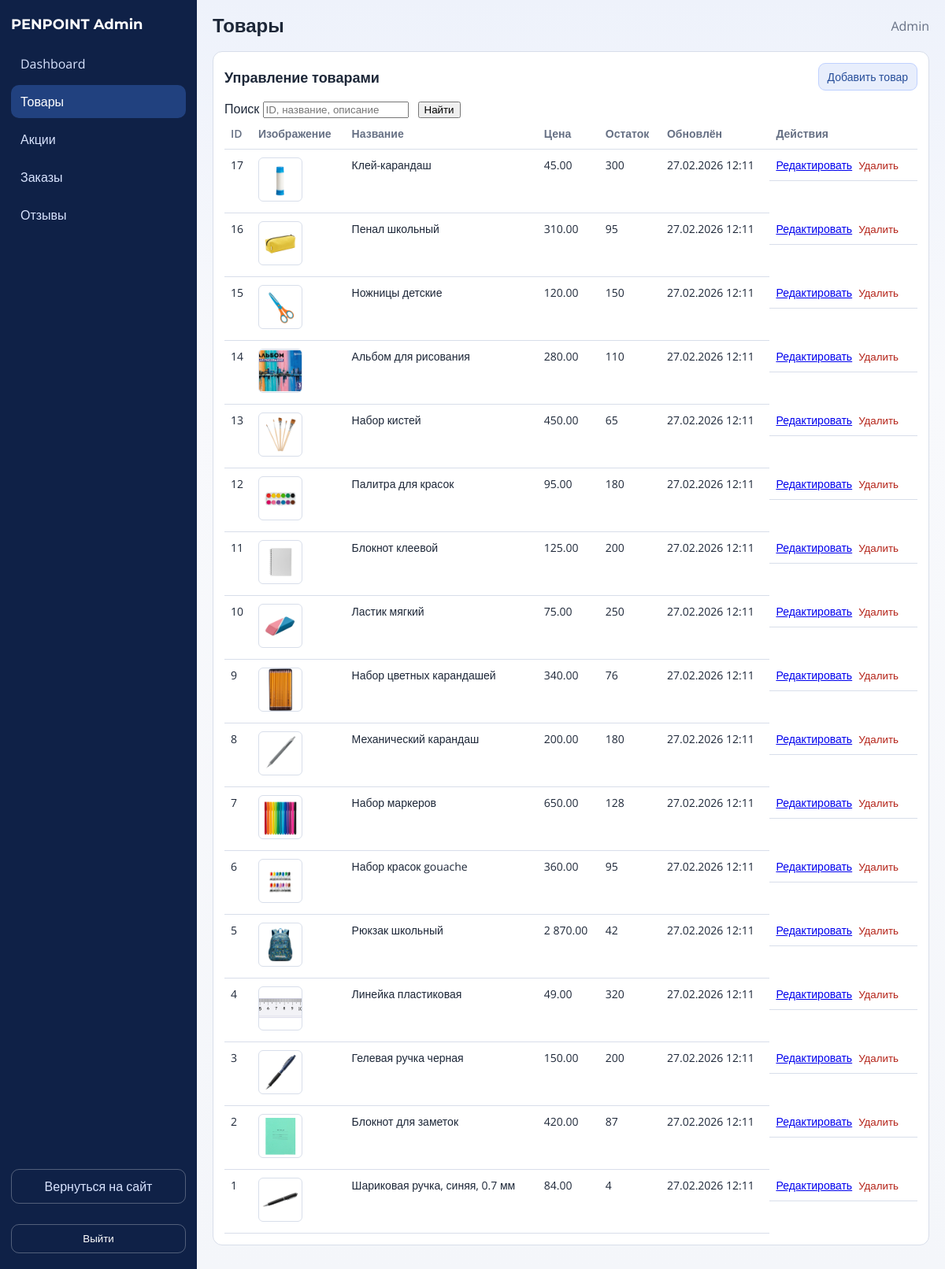
Screenshot of /admin/products.php (signed in) with the database file from the repository.
### tables this page shows
CREATE TABLE `users` (
  `id` int(10) UNSIGNED NOT NULL,
  `role_id` int(10) UNSIGNED NOT NULL,
  `name` varchar(100) NOT NULL,
  `email` varchar(150) NOT NULL,
  `password_hash` varchar(255) NOT NULL,
  `phone` varchar(20) DEFAULT NULL,
  `created_at` timestamp NULL DEFAULT CURRENT_TIMESTAMP
);

CREATE TABLE `products` (
  `id` int(10) UNSIGNED NOT NULL,
  `category_id` int(10) UNSIGNED NOT NULL,
  `name` varchar(200) NOT NULL,
  `description` text,
  `price` decimal(10,2) NOT NULL,
  `stock_quantity` int(10) UNSIGNED DEFAULT '0',
  `pickup_available` tinyint(1) DEFAULT NULL,
  `rating` decimal(2,1) DEFAULT '0.0',
  `is_active` tinyint(1) DEFAULT '1',
  `created_at` timestamp NULL DEFAULT CURRENT_TIMESTAMP,
  `updated_at` timestamp NULL DEFAULT CURRENT_TIMESTAMP ON UPDATE CURRENT_TIMESTAMP
);

### admin/includes/bootstrap.php (called while the page is built, shortened)
<?php
function admin_e($value): string
{
    return htmlspecialchars((string)$value, ENT_QUOTES, 'UTF-8');
}
function admin_safe_int($value, int $default = 0): int
{
    if (is_numeric($value)) {
        return (int)$value;
    }
    return $default;
}

### admin/includes/auth.php (called while the page is built, shortened)
<?php
require_once __DIR__ . '/bootstrap.php';
function admin_current_user(): ?array
{
    global $pdo;
    $sessionAdminId = admin_safe_int($_SESSION['admin_user_id'] ?? 0);
    try {
        $stmt = $pdo->prepare(
            'SELECT u.id, u.name, u.email
             FROM users u
             INNER JOIN roles r ON r.id = u.role_id
             WHERE u.id = ? AND r.name = ? LIMIT 1'
        );
        $stmt->execute([$sessionAdminId, 'admin']);
        $user = $stmt->fetch();
        return is_array($user) ? $user : null;
    } catch (Throwable $e) {
        admin_log_error('admin_current_user', $e);
        return null;
    }
}
function admin_require_auth(): array
{
    $user = admin_current_user();
    return $user;
}

### admin/products.php (the view, shortened to what this page needs)
<?php
require_once __DIR__ . '/includes/layout.php';
global $pdo;
$products = [];
$search = trim((string)($_GET['q'] ?? ''));
try {
    if ($search !== '') {
        $searchLike = '%' . $search . '%';
        $searchId = ctype_digit($search) ? (int)$search : 0;
        $stmt = $pdo->prepare(
            'SELECT p.id, p.name, p.price, p.stock_quantity, p.updated_at,
                    (SELECT pi.image_path FROM product_images pi WHERE pi.product_id = p.id ORDER BY pi.id ASC LIMIT 1) AS image_path
             FROM products p
             WHERE p.id = ? OR p.name LIKE ? OR p.description LIKE ?
             ORDER BY p.id DESC'
        );
        $stmt->execute([$searchId, $searchLike, $searchLike]);
    } else {
        $stmt = $pdo->query(
            'SELECT p.id, p.name, p.price, p.stock_quantity, p.updated_at,
                    (SELECT pi.image_path FROM product_images pi WHERE pi.product_id = p.id ORDER BY pi.id ASC LIMIT 1) AS image_path
             FROM products p
             ORDER BY p.id DESC'
        );
    }
    $products = $stmt->fetchAll() ?: [];
} catch (Throwable $e) {
    admin_log_error('products_list', $e);
    admin_set_flash('error', 'Не удалось загрузить список товаров.');
}
admin_render_header('Товары', 'products');
?>
<section class="admin-table-wrap">
    <div class="admin-section-head">
        <h2>Управление товарами</h2>
        <a class="admin-link-btn" href="/admin/product_create.php">Добавить товар</a>
    </div>
    <form method="get" class="admin-form-inline">
        <label>
            Поиск
            <input type="text" name="q" value="<?php echo admin_e($search); ?>" placeholder="ID, название, описание">
        </label>
        <button type="submit">Найти</button>
    </form>
    <table class="admin-table">
        <thead>
        <tr>
            <th>ID</th>
            <th>Изображение</th>
            <th>Название</th>
            <th>Цена</th>
            <th>Остаток</th>
            <th>Обновлён</th>
            <th>Действия</th>
        </tr>
        </thead>
        <tbody>
        <?php if (!$products): ?>
            <tr><td colspan="7">Товары не найдены.</td></tr>
        <?php else: ?>
            <?php foreach ($products as $product): ?>
                <tr>
                    <td><?php echo admin_e((string)$product['id']); ?></td>
                    <td>
                        <?php if (!empty($product['image_path'])): ?>
                            <img class="admin-thumb" src="<?php echo admin_e((string)$product['image_path']); ?>" alt="">
                        <?php else: ?>
                            <span>—</span>
                        <?php endif; ?>
                    </td>
                    <td><?php echo admin_e((string)$product['name']); ?></td>
                    <td><?php echo admin_e(number_format((float)$product['price'], 2, '.', ' ')); ?></td>
                    <td><?php echo admin_e((string)$product['stock_quantity']); ?></td>
                    <td><?php echo admin_e(date('d.m.Y H:i', strtotime((string)$product['updated_at']))); ?></td>
                    <td class="admin-actions">
                        <a href="/admin/product_edit.php?id=<?php echo admin_e((string)$product['id']); ?>">Редактировать</a>
                        <form method="post" onsubmit="return confirm('Удалить товар?');">
                            <button type="submit" class="admin-text-btn danger">Удалить</button>
                        </form>
                    </td>
                </tr>
            <?php endforeach; ?>
        <?php endif; ?>
        </tbody>
    </table>
</section>
<?php admin_render_footer(); ?>

### admin/includes/layout.php (shortened to what this page needs)
<?php
require_once __DIR__ . '/auth.php';
function admin_nav_items(): array
{
    return [
        'dashboard' => ['label' => 'Dashboard', 'href' => '/admin/index.php'],
        'products' => ['label' => 'Товары', 'href' => '/admin/products.php'],
        'promotions' => ['label' => 'Акции', 'href' => '/admin/promotions.php'],
        'orders' => ['label' => 'Заказы', 'href' => '/admin/orders.php'],
        'reviews' => ['label' => 'Отзывы', 'href' => '/admin/reviews.php'],
    ];
}
function admin_render_header(string $title, string $active = ''): void
{
    $user = admin_require_auth();
    $nav = admin_nav_items();
    ?>
<!DOCTYPE html>
<html lang="ru">
<head>
    <link rel="stylesheet" href="/admin/assets/admin.css">
</head>
<body class="admin-body">
    <div class="admin-shell">
        <aside class="admin-sidebar">
            <a class="admin-brand" href="/admin/index.php">PENPOINT Admin</a>
            <nav class="admin-nav">
                <?php foreach ($nav as $key => $item): ?>
                    <a class="admin-nav__item <?php echo $active === $key ? 'is-active' : ''; ?>" href="<?php echo admin_e($item['href']); ?>">
                        <?php echo admin_e($item['label']); ?>
                    </a>
                <?php endforeach; ?>
            </nav>
            <a class="admin-back-link" href="/index.php">Вернуться на сайт</a>
            <form method="post" action="/admin/logout.php" class="admin-logout-form">
                <button class="admin-logout-btn" type="submit">Выйти</button>
            </form>
        </aside>
        <main class="admin-main">
            <header class="admin-topbar">
                <h1 class="admin-title"><?php echo admin_e($title); ?></h1>
                <div class="admin-user"><?php echo admin_e($user['name'] ?? 'Admin'); ?></div>
            </header>
<?php
}
function admin_render_footer(): void
{
    ?>
        </main>
    </div>
</body>
</html>
<?php
}

### admin/assets/admin.css (style rules this page uses)
:root { --bg: #f4f6fa; --panel: #ffffff; --line: #d8deea; --text: #1d2738; --muted: #667084; --brand: #264d99; --brand-soft: #e8eefc; --danger: #b42318; --success: #087443; --warning: #9a6700; }
* { box-sizing: border-box; }
body { margin: 0; font-family: 'Open Sans', sans-serif; color: var(--text); background: linear-gradient(180deg, #eef2fb 0%, #f8f9fc 30%, #f4f6fa 100%); }
.admin-shell { min-height: 100vh; display: grid; grid-template-columns: 250px minmax(0, 1fr); }
.admin-sidebar { background: #0f2147; color: #d9e4ff; padding: 20px 14px; display: flex; flex-direction: column; gap: 18px; }
.admin-brand { color: #fff; text-decoration: none; font-family: 'Montserrat', sans-serif; font-weight: 700; font-size: 18px; }
.admin-nav { display: flex; flex-direction: column; gap: 6px; }
.admin-nav__item { display: block; border-radius: 10px; padding: 10px 12px; color: #d9e4ff; text-decoration: none; transition: 0.18s ease; }
.admin-nav__item:hover, .admin-nav__item.is-active { background: #21417f; color: #fff; }
.admin-logout-form { margin-top: 8px; }
.admin-logout-btn { width: 100%; border: 1px solid rgba(255, 255, 255, 0.28); background: transparent; color: #fff; border-radius: 10px; padding: 10px 12px; cursor: pointer; }
.admin-back-link { margin-top: auto; display: block; text-decoration: none; color: #d9e4ff; border: 1px solid rgba(255, 255, 255, 0.28); border-radius: 10px; padding: 10px 12px; text-align: center; }
.admin-main { padding: 18px 20px 30px; }
.admin-topbar { display: flex; justify-content: space-between; align-items: center; margin-bottom: 18px; }
.admin-title { margin: 0; font-family: 'Montserrat', sans-serif; font-size: 24px; }
.admin-user { color: var(--muted); }
.admin-table-wrap, .admin-form-wrap { background: var(--panel); border: 1px solid var(--line); border-radius: 12px; padding: 14px; overflow: hidden; }
.admin-section-head { display: flex; justify-content: space-between; align-items: center; gap: 12px; margin-bottom: 12px; }
.admin-section-head h2 { margin: 0; font-size: 18px; }
.admin-link-btn { text-decoration: none; background: var(--brand-soft); border: 1px solid #bfd1ff; color: var(--brand); border-radius: 9px; padding: 7px 11px; font-size: 14px; }
.admin-table { width: 100%; border-collapse: collapse; }
.admin-table th, .admin-table td { border-bottom: 1px solid var(--line); text-align: left; padding: 10px 8px; font-size: 14px; vertical-align: top; }
.admin-table th { color: var(--muted); font-weight: 600; }
.admin-actions { display: flex; gap: 8px; align-items: center; flex-wrap: wrap; }
.admin-text-btn { border: none; background: none; color: var(--brand); padding: 0; cursor: pointer; }
.admin-text-btn.danger { color: var(--danger); }
.admin-thumb { width: 56px; height: 56px; object-fit: cover; border-radius: 6px; border: 1px solid var(--line); }
.admin-form-inline { display: flex; align-items: end; gap: 12px; flex-wrap: wrap; }

### rows the page displays
users: name "Admin"
products: id "17", shows a picture, name "Клей-карандаш", price "45.00", stock_quantity "300", updated_at "27.02.2026 12:11"
products: id "16", shows a picture, name "Пенал школьный", price "310.00", stock_quantity "95", updated_at "27.02.2026 12:11"
products: id "15", shows a picture, name "Ножницы детские", price "120.00", stock_quantity "150", updated_at "27.02.2026 12:11"
products: id "14", shows a picture, name "Альбом для рисования", price "280.00", stock_quantity "110", updated_at "27.02.2026 12:11"
products: id "13", shows a picture, name "Набор кистей", price "450.00", stock_quantity "65", updated_at "27.02.2026 12:11"
products: id "12", shows a picture, name "Палитра для красок", price "95.00", stock_quantity "180", updated_at "27.02.2026 12:11"
products: id "11", shows a picture, name "Блокнот клеевой", price "125.00", stock_quantity "200", updated_at "27.02.2026 12:11"
products: id "10", shows a picture, name "Ластик мягкий", price "75.00", stock_quantity "250", updated_at "27.02.2026 12:11"
products: id "9", shows a picture, name "Набор цветных карандашей", price "340.00", stock_quantity "76", updated_at "27.02.2026 12:11"
products: id "8", shows a picture, name "Механический карандаш", price "200.00", stock_quantity "180", updated_at "27.02.2026 12:11"
products: id "7", shows a picture, name "Набор маркеров", price "650.00", stock_quantity "128", updated_at "27.02.2026 12:11"
products: id "6", shows a picture, name "Набор красок gouache", price "360.00", stock_quantity "95", updated_at "27.02.2026 12:11"
products: id "5", shows a picture, name "Рюкзак школьный", price "2 870.00", stock_quantity "42", updated_at "27.02.2026 12:11"
products: id "4", shows a picture, name "Линейка пластиковая", price "49.00", stock_quantity "320", updated_at "27.02.2026 12:11"
products: id "3", shows a picture, name "Гелевая ручка черная", price "150.00", stock_quantity "200", updated_at "27.02.2026 12:11"
products: id "2", shows a picture, name "Блокнот для заметок", price "420.00", stock_quantity "87", updated_at "27.02.2026 12:11"
products: id "1", shows a picture, name "Шариковая ручка, синяя, 0.7 мм", price "84.00", stock_quantity "4", updated_at "27.02.2026 12:11"

### other values shown
admin_e($item['label']) "Dashboard"
admin_e($item['label']) "Товары"
admin_e($item['label']) "Акции"
admin_e($item['label']) "Заказы"
admin_e($item['label']) "Отзывы"
admin_e($title) "Товары"
